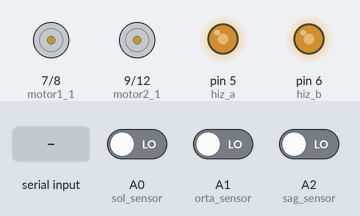
The sketch below on a simulated Arduino Uno, built with avr-gcc and run on an emulated ATmega328P. Shown: motor-driver pin pairs drawn as motors (green arrow = first pin HIGH = forward, orange = second pin HIGH = backward, longer = more drive), output pins drawn as LEDs (lit = HIGH). Inputs (shaded band) come from the test bench; at power-on: A1 (orta_sensor) LOW, A0 (sol_sensor) LOW, A2 (sag_sensor) LOW.

Above: at 1.2 s.
1.3 s: "A" received over the second serial link
At 2.2 s:
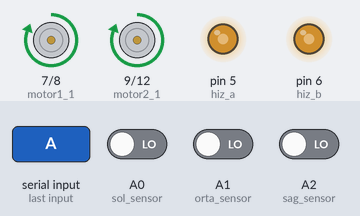
2.8 s: A1 (orta_sensor) driven HIGH
At 3.4 s:
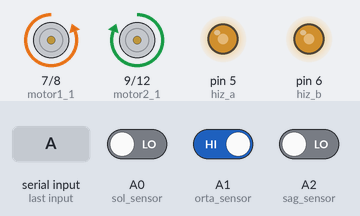
4.3 s: A0 (sol_sensor) driven HIGH
At 5.5 s:
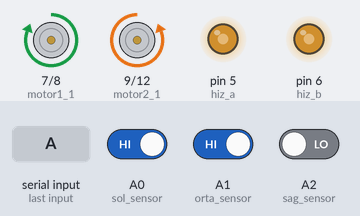
5.8 s: A0 (sol_sensor) driven LOW
At 6.8 s:
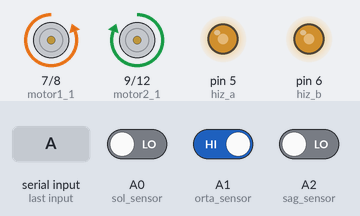
7.3 s: A1 (orta_sensor) driven LOW
At 8.0 s:
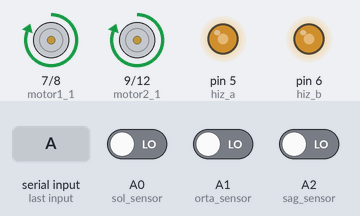
Timing chart, 0 to 9.8 s (numbered marks = the images above; inputs shaded):
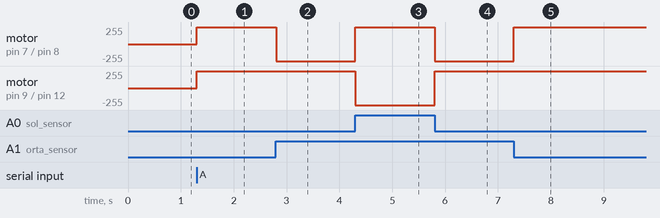

The sketch:

uzaktancizgiaraba.ino
```cpp
#include <SoftwareSerial.h>

SoftwareSerial bluetooth(10, 11);

#define hiz_a 5
#define hiz_b 6
#define motor1_1 7
#define motor1_2 8
#define motor2_1 9
#define motor2_2 12

#define sol_sensor A0
#define orta_sensor A1
#define sag_sensor A2

char mod = 'm';
char komut;


void ileri_git() {
  digitalWrite(motor1_1, HIGH);
  digitalWrite(motor1_2, LOW);
  digitalWrite(motor2_1, HIGH);
  digitalWrite(motor2_2, LOW);
}

void geri_git() {
  digitalWrite(motor1_1, LOW);
  digitalWrite(motor1_2, HIGH);
  digitalWrite(motor2_1, LOW);
  digitalWrite(motor2_2, HIGH);
}

void sola_don() {
  digitalWrite(motor1_1, LOW);
  digitalWrite(motor1_2, HIGH);
  digitalWrite(motor2_1, HIGH);
  digitalWrite(motor2_2, LOW);
}

void saga_don() {
  digitalWrite(motor1_1, HIGH);
  digitalWrite(motor1_2, LOW);
  digitalWrite(motor2_1, LOW);
  digitalWrite(motor2_2, HIGH);
}

void dur() {
  digitalWrite(motor1_1, LOW);
  digitalWrite(motor1_2, LOW);
  digitalWrite(motor2_1, LOW);
  digitalWrite(motor2_2, LOW);
}


void setup() {
  pinMode(hiz_a, OUTPUT);
  pinMode(hiz_b, OUTPUT);

  pinMode(motor1_1, OUTPUT);
  pinMode(motor1_2, OUTPUT);
  pinMode(motor2_1, OUTPUT);
  pinMode(motor2_2, OUTPUT);

  pinMode(sol_sensor, INPUT);
  pinMode(orta_sensor, INPUT);
  pinMode(sag_sensor, INPUT);

  bluetooth.begin(9600);

  analogWrite(hiz_a, 150);
  analogWrite(hiz_b, 150);
}

void loop() {

  if (bluetooth.available()) {
    komut = bluetooth.read();

    if (komut == 'A') mod = 'a';
    if (komut == 'M') mod = 'm';

    if (mod == 'm') {
      if (komut == 'I') ileri_git();
      else if (komut == 'G') geri_git();
      else if (komut == 'S') sola_don();
      else if (komut == 'D') saga_don();
      else if (komut == 'H') dur();
    }
  }

  if (mod == 'a') {

    int sol = digitalRead(sol_sensor);
    int orta = digitalRead(orta_sensor);
    int sag = digitalRead(sag_sensor);

    if (orta == LOW) {
      ileri_git();
    }
    else if (sol == LOW) {
      sola_don();
    }
    else if (sag == LOW) {
      saga_don();
    }
    else {
      dur();
    }
  }
}
```

Measured:
- after the input at 1.3 s, motor on pin 7 (motor1_1) / pin 8 (motor1_2), motor on pin 9 (motor2_1) / pin 12 (motor2_2): stopped → forward 255/255 at once
- after the input at 2.8 s, motor on pin 7 (motor1_1) / pin 8 (motor1_2): forward 255/255 → backward 255/255 at once
- after the input at 4.3 s, motor on pin 7 (motor1_1) / pin 8 (motor1_2): backward 255/255 → forward 255/255 at once; motor on pin 9 (motor2_1) / pin 12 (motor2_2): forward 255/255 → backward 255/255 at once
- after the input at 5.8 s, motor on pin 7 (motor1_1) / pin 8 (motor1_2): forward 255/255 → backward 255/255 at once; motor on pin 9 (motor2_1) / pin 12 (motor2_2): backward 255/255 → forward 255/255 at once
- after the input at 7.3 s, motor on pin 7 (motor1_1) / pin 8 (motor1_2): backward 255/255 → forward 255/255 at once
